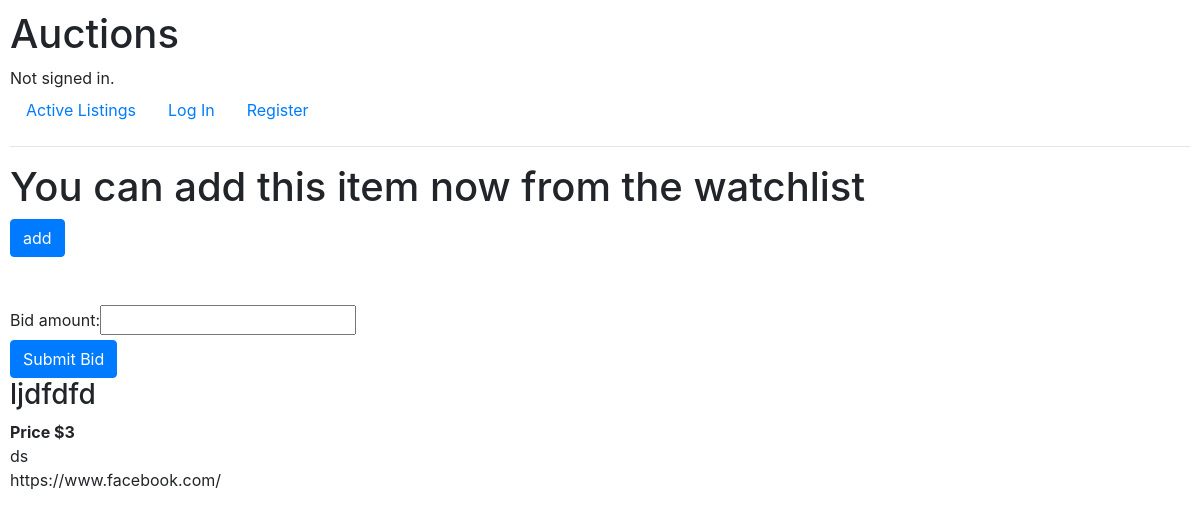
Before: /auctions/listing/4 with the older database file.
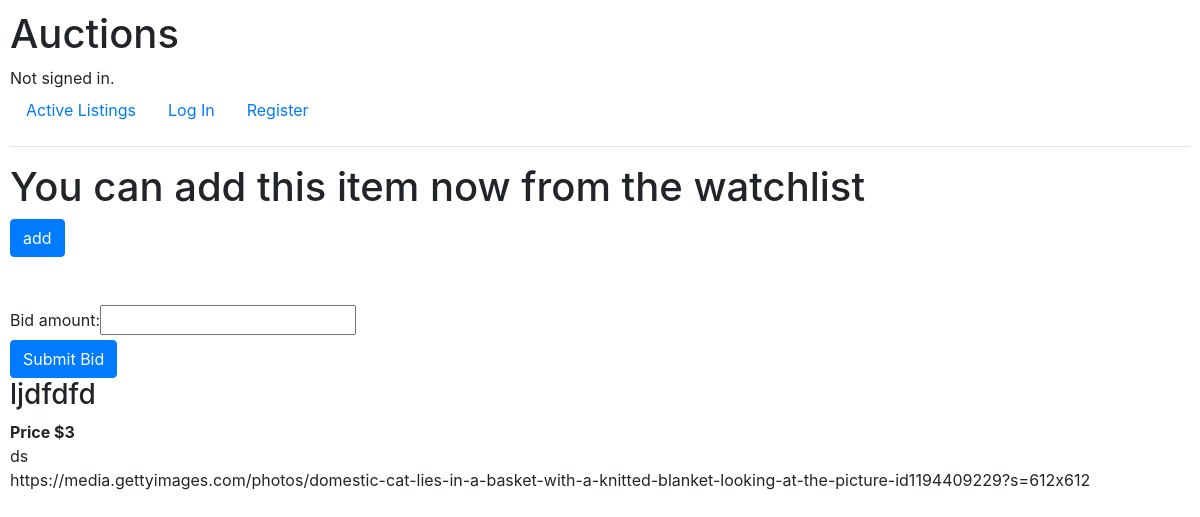
After: the same page with the newer database file.
### auctions/models.py (models this page shows, shortened)
class auction_list(models.Model):
    auction_owner = models.ForeignKey(User, on_delete=models.CASCADE, related_name = "owner")
    title = models.CharField(max_length = 64)
    description = models.CharField(max_length = 1200)
    starting_bid = models.IntegerField(validators=[MinValueValidator(1)])
    link = models.URLField(max_length = 200)
    auction_category = models.CharField(max_length = 64)
    highest_bid = models.IntegerField(validators=[MinValueValidator(1)])
    status = models.BooleanField(default = False)
    auction_winner = models.ForeignKey(User, on_delete=models.CASCADE, related_name = "winner")
    watchlist_users = models.ManyToManyField(User, blank=True, related_name = "watchlistusers")

### auctions/views.py (the view)
# urls.py: path("listing/<int:listing_id>", views.listing, name="listing"),
def listing(request, listing_id):
    class Bid_Form(ModelForm):
        class Meta:
            model = bid
            exclude = ['bid_owner','listing']
    modelform = Bid_Form()
    try:
        listing = auction_list.objects.get(pk=listing_id)
    except:
        return HttpResponse("NO such listing exists")
    userqueryset = User.objects.filter(watchlistusers = listing)
    current_user_id = request.user.id
    min_bid_price = listing.highest_bid
    if not listing.auction_owner.id == current_user_id:
        owner = False
    else:
        owner = True
    if current_user_id in userqueryset.values_list('id', flat=True):
        In_watchlist = True
    else:
        In_watchlist = False
    if listing.status == False:
        available = True
    else:
        available = False
    if not available and listing.auction_winner.id == current_user_id:
        win = True
    else:
        win = False
    return render(request, "auctions/listing.html", {
        "listing": listing,
        "In_watchlist": In_watchlist,
        "min_bid_price": min_bid_price,
        "owner": owner,
        "form": modelform,
        "available":available,
        "win": win
        })

### auctions/views.py
    class Bid_Form(ModelForm):
        class Meta:
            model = bid
            exclude = ['bid_owner','listing']

### auctions/templates/auctions/listing.html (shortened to what this page needs)
{% extends "auctions/layout.html" %}
{% block body %}
    <form method = "POST" action = "{% url 'watchlist' %}">
        {% if In_watchlist %}
            <h1>You can remove this item now from the watchlist</h1>
            <input type = "hidden" name = "listing_id" value = {{listing.id}}>
            <input class="btn btn-primary" type="submit" name = "update" value="remove">
        {% else %}
            <h1>You can add this item now from the watchlist</h1>
            <input class="btn btn-primary" type="submit" name = "update" value="add">
        {% endif %}
    </form>
    {% if not owner %}
        <br>
        <br>
        <form method = "POST" action = "{% url 'bid' listing.id %}">
            {{ form }}
            <br>
            <input class="btn btn-primary" type="submit" name = "bid" value="Submit Bid">
        </form>
    {% endif %}
    <h3>{{listing.title}}</h3>
    <Strong>Price ${{listing.highest_bid}}</Strong>
    <br>
    {{listing.description}}
    <br>
    {{listing.link}}
    <br>
{% endblock %}

Changed rows visible on the page:
changed auction_list "ljdfdfd": link "https://www.facebook.com/" → "https://media.gettyimages.com/photos/domestic-cat-lies-in-a-basket-with-a-knitted-blanket-looking-at-the-picture-id1194409229?s=612x612"
